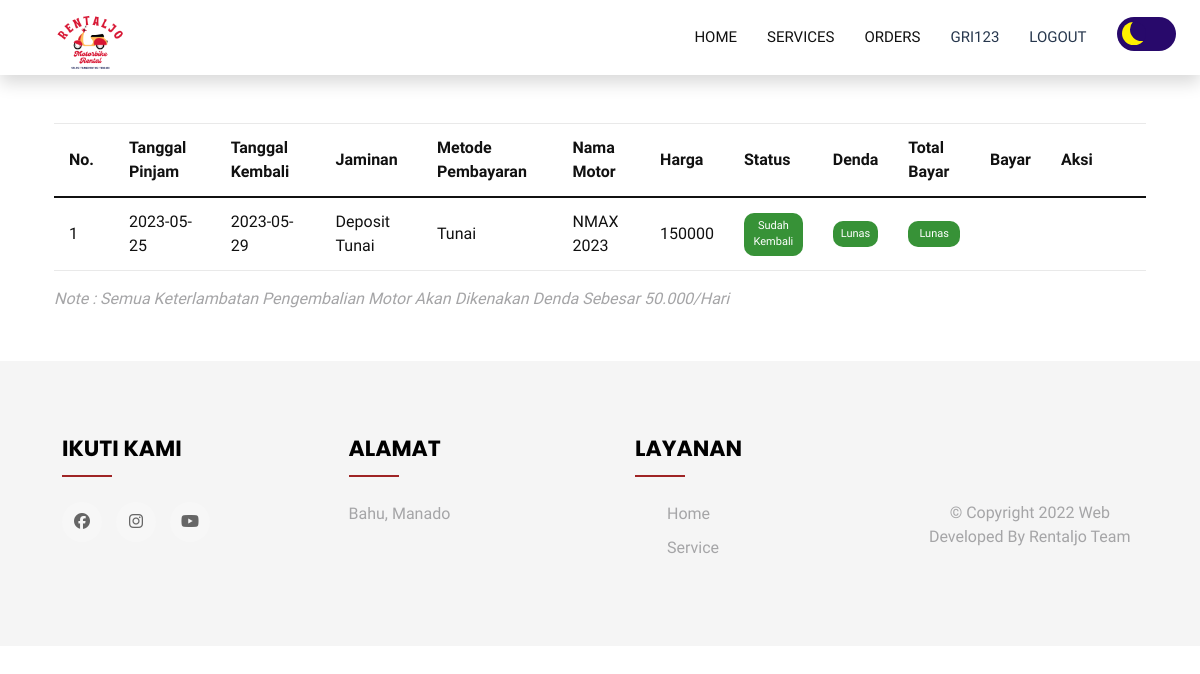
Page /index.php?p=orders (signed in) on the earlier database version.
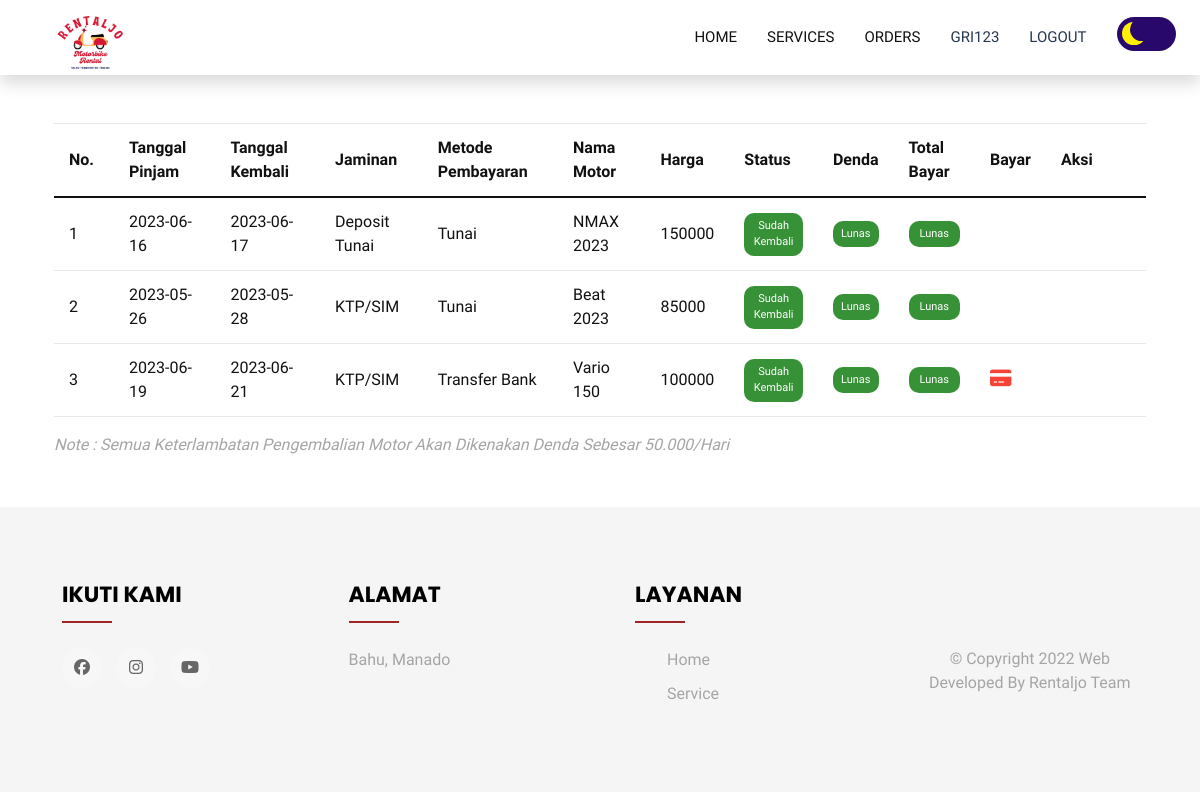
Same page on the later database version.
### tables this page shows
CREATE TABLE `tb_sewa` (
  `id_sewa` int(10) NOT NULL,
  `id_customer` int(10) NOT NULL,
  `id_motor` int(10) NOT NULL,
  `tgl_pinjam` date NOT NULL,
  `tgl_kembali` date NOT NULL,
  `jaminan` varchar(30) NOT NULL,
  `metode_pembayaran` varchar(30) NOT NULL,
  `total_bayar` varchar(30) NOT NULL,
  `status` varchar(30) NOT NULL,
  `denda` varchar(30) NOT NULL
);

CREATE TABLE `tb_motor` (
  `id_motor` int(10) NOT NULL,
  `no_plat` varchar(15) NOT NULL,
  `jenis_motor` varchar(20) NOT NULL,
  `merk` varchar(20) NOT NULL,
  `gambar` text NOT NULL,
  `harga` varchar(25) NOT NULL,
  `status` enum('0','1') NOT NULL
);

### orders.php (the view, shortened to what this page needs)
<?php
require_once "connections/config.php";
$id = $_SESSION["session_username"];
$query = "SELECT id_customer FROM tb_customer WHERE username = ?";
$stmt = $conn->prepare($query);
$stmt->bind_param("s", $id);
$stmt->execute();
$result = $stmt->get_result();
if ($result->num_rows > 0) {
    $row = $result->fetch_assoc();
    $id_customer = $row["id_customer"];
    $query_orderan = "SELECT tb_sewa.*, tb_motor.merk, tb_motor.harga
                      FROM tb_sewa
                      INNER JOIN tb_motor ON tb_sewa.id_motor = tb_motor.id_motor
                      WHERE tb_sewa.id_customer = ?";
    $stmt_orderan = $conn->prepare($query_orderan);
    $stmt_orderan->bind_param("s", $id_customer);
    $stmt_orderan->execute();
    $result_orderan = $stmt_orderan->get_result();
}
?>
<!DOCTYPE html>
<html lang="en">
<head>
    <link rel="stylesheet" href="https://stackpath.bootstrapcdn.com/bootstrap/4.5.0/css/bootstrap.min.css">
    <link rel="stylesheet" href="https://maxcdn.bootstrapcdn.com/font-awesome/4.7.0/css/font-awesome.min.css">
    <link href="css/bootstrap.min.css" rel="stylesheet">
    <link href="css/style.css?v=2" rel="stylesheet">
</head>
<body>
    <div class="container mt-5">
        <table class="table mt-3">
            <thead>
                <tr>
                    <th class="text-dark text">No.</th>
                    <th class="text-dark text">Tanggal Pinjam</th>
                    <th class="text-dark text">Tanggal Kembali</th>
                    <th class="text-dark text">Jaminan</th>
                    <th class="text-dark text">Metode Pembayaran</th>
                    <th class="text-dark text">Nama Motor</th>
                    <th class="text-dark text">Harga</th>
                    <th class="text-dark text">Status</th>
                    <th class="text-dark text">Denda</th>
                    <th class="text-dark text">Total Bayar</th>
                    <th class="text-dark text">Bayar</th>
                    <th class="text-dark text">Aksi</th>
                </tr>
            </thead>
            <tbody>
                <?php
                if ($result_orderan->num_rows > 0) {
                    $no = 1;
                    while ($row_orderan = $result_orderan->fetch_assoc()) {
                        echo "<tr>";
                        echo "<td class='text-dark text'>" . $no . "</td>";
                        echo "<td class='text-dark text'>" . $row_orderan['tgl_pinjam'] . "</td>";
                        echo "<td class='text-dark text'>" . $row_orderan['tgl_kembali'] . "</td>";
                        echo "<td class='text-dark text'>" . $row_orderan['jaminan'] . "</td>";
                        echo "<td class='text-dark text'>" . $row_orderan['metode_pembayaran'] . "</td>";
                        echo "<td class='text-dark text'>" . $row_orderan['merk'] . "</td>";
                        echo "<td class='text-dark text'>" . $row_orderan['harga'] . "</td>";
                        echo "<td class='text-center'><div style='background-color: #379237; color: #fff; border-radius: 10px; font-size: 11px; padding: 5px;'>" . $row_orderan['status'] . "</div></td>";
                        if ($row_orderan['status'] === "Sudah Kembali") {
                            echo "<td><div class='text-center' style='background-color: #379237; color: #fff; border-radius: 10px; font-size: 11px; padding: 5px;'> Lunas</div></td>";
                            echo "<td><div class='text-center' style='background-color: #379237; color: #fff; border-radius: 10px; font-size: 11px; padding: 5px;'> Lunas</div></td>";
                        } else {
                            echo "<td class='text'>" . $row_orderan['denda'] . "</td>";
                            echo "<td class='text'>" . $row_orderan['total_bayar'] . "</td>";
                        }
                        if ($row_orderan['metode_pembayaran'] != "Tunai") {
                            echo '<td><a href="index.php?p=bayar&menu_upd=' . $row_orderan['id_sewa'] . '" class="delete" title="Bayar"><i class="fa-solid fa-credit-card"></i></i></a></td>';
                        } else {
                            echo '<td></td>';
                        }
                        if ($row_orderan['status'] != "Belum Kembali" && $row_orderan['status'] != "Sudah Kembali") {
                            echo '<td><a href="cancelSewa.php?menu_del=' . $row_orderan['id_sewa'] . '" class="delete" title="Cancel"><i class="fa-solid fa-ban"></i></a></td>';
                        } else {
                            echo '<td></td>';
                        }
                        echo "</tr>";
                        $no++;
                    }
                } else {
                    echo "<tr><td colspan='8' class='text'>Tidak ada orderan sewa motor.</td></tr>";
                }
                ?>
            </tbody>
        </table>
        <p class="mt-3 text"><i>Note : Semua Keterlambatan Pengembalian Motor Akan Dikenakan Denda Sebesar 50.000/Hari</i></p>
    </div>
</body>
</html>

Differences in the rows shown:
removed tb_sewa: tgl_pinjam "2023-05-25", tgl_kembali "2023-05-29", jaminan "Deposit Tunai", metode_pembayaran "Tunai", id_motor.merk "NMAX 2023", id_motor.harga "150000", status "Sudah Kembali", shows "Lunas"
added tb_sewa: tgl_pinjam "2023-06-16", tgl_kembali "2023-06-17", jaminan "Deposit Tunai", metode_pembayaran "Tunai", id_motor.merk "NMAX 2023", id_motor.harga "150000", status "Sudah Kembali", shows "Lunas"
added tb_sewa: tgl_pinjam "2023-05-26", tgl_kembali "2023-05-28", jaminan "KTP/SIM", metode_pembayaran "Tunai", id_motor.merk "Beat 2023", id_motor.harga "85000", status "Sudah Kembali", shows "Lunas"
added tb_sewa: tgl_pinjam "2023-06-19", tgl_kembali "2023-06-21", jaminan "KTP/SIM", metode_pembayaran "Transfer Bank", id_motor.merk "Vario 150", id_motor.harga "100000", status "Sudah Kembali", shows "Lunas"
